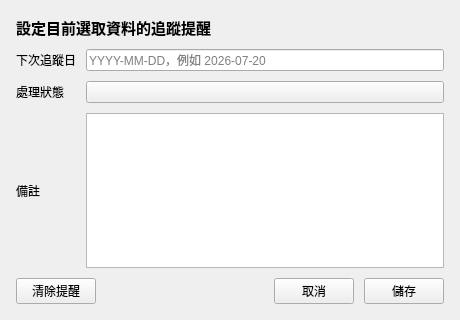
<?xml version="1.0" encoding="UTF-8"?>
<ui version="4.0">
 <class>followUpReminderDialogContent</class>
 <widget class="QWidget" name="followUpReminderDialogContent">
  <property name="geometry">
   <rect>
    <x>0</x>
    <y>0</y>
    <width>460</width>
    <height>320</height>
   </rect>
  </property>
  <property name="windowTitle">
   <string>追蹤提醒</string>
  </property>
  <property name="dialogSize" stdset="0">
   <size>
    <width>460</width>
    <height>320</height>
   </size>
  </property>
  <layout class="QVBoxLayout" name="followUpReminderLayout" stretch="0,1,0">
   <property name="spacing">
    <number>10</number>
   </property>
   <property name="leftMargin">
    <number>16</number>
   </property>
   <property name="topMargin">
    <number>16</number>
   </property>
   <property name="rightMargin">
    <number>16</number>
   </property>
   <property name="bottomMargin">
    <number>16</number>
   </property>
   <item>
    <widget class="QLabel" name="titleLabel">
     <property name="text">
      <string>設定目前選取資料的追蹤提醒</string>
     </property>
     <property name="wordWrap">
      <bool>true</bool>
     </property>
     <property name="styleSheet">
      <string>font-size: 15px; font-weight: 600;</string>
     </property>
    </widget>
   </item>
   <item>
    <layout class="QGridLayout" name="formLayout">
     <property name="horizontalSpacing">
      <number>10</number>
     </property>
     <property name="verticalSpacing">
      <number>10</number>
     </property>
     <property name="leftMargin">
      <number>0</number>
     </property>
     <property name="topMargin">
      <number>0</number>
     </property>
     <property name="rightMargin">
      <number>0</number>
     </property>
     <property name="bottomMargin">
      <number>0</number>
     </property>
     <item row="0" column="0">
      <widget class="QLabel" name="dueDateLabel">
       <property name="text">
        <string>下次追蹤日</string>
       </property>
      </widget>
     </item>
     <item row="0" column="1">
      <widget class="LineEdit" name="dueDateEdit">
       <property name="placeholderText">
        <string>YYYY-MM-DD，例如 2026-07-20</string>
       </property>
      </widget>
     </item>
     <item row="1" column="0">
      <widget class="QLabel" name="statusLabel">
       <property name="text">
        <string>處理狀態</string>
       </property>
      </widget>
     </item>
     <item row="1" column="1">
      <widget class="ComboBox" name="statusCombo" />
     </item>
     <item row="2" column="0">
      <widget class="QLabel" name="noteLabel">
       <property name="text">
        <string>備註</string>
       </property>
      </widget>
     </item>
     <item row="2" column="1">
      <widget class="PlainTextEdit" name="noteEdit" />
     </item>
    </layout>
   </item>
   <item>
    <layout class="QHBoxLayout" name="buttonRow" stretch="0,1,0,0">
     <property name="spacing">
      <number>10</number>
     </property>
     <property name="leftMargin">
      <number>0</number>
     </property>
     <property name="topMargin">
      <number>0</number>
     </property>
     <property name="rightMargin">
      <number>0</number>
     </property>
     <property name="bottomMargin">
      <number>0</number>
     </property>
     <item>
      <widget class="PushButton" name="clearReminderButton">
       <property name="text">
        <string>清除提醒</string>
       </property>
      </widget>
     </item>
     <item>
      <spacer name="buttonRowSpacer">
       <property name="orientation">
        <enum>Qt::Horizontal</enum>
       </property>
       <property name="sizeHint" stdset="0">
        <size>
         <width>0</width>
         <height>0</height>
        </size>
       </property>
      </spacer>
     </item>
     <item>
      <widget class="PushButton" name="cancelButton">
       <property name="text">
        <string>取消</string>
       </property>
      </widget>
     </item>
     <item>
      <widget class="PrimaryPushButton" name="saveButton">
       <property name="text">
        <string>儲存</string>
       </property>
      </widget>
     </item>
    </layout>
   </item>
  </layout>
 </widget>
 <customwidgets>
 <customwidget>
  <class>ComboBox</class>
  <extends>QPushButton</extends>
  <header>qfluentwidgets</header>
 </customwidget>
 <customwidget>
  <class>LineEdit</class>
  <extends>QLineEdit</extends>
  <header>qfluentwidgets</header>
 </customwidget>
 <customwidget>
  <class>PlainTextEdit</class>
  <extends>QPlainTextEdit</extends>
  <header>qfluentwidgets</header>
 </customwidget>
 <customwidget>
  <class>PrimaryPushButton</class>
  <extends>QPushButton</extends>
  <header>qfluentwidgets</header>
 </customwidget>
 <customwidget>
  <class>PushButton</class>
  <extends>QPushButton</extends>
  <header>qfluentwidgets</header>
 </customwidget>
 </customwidgets>
 <resources />
 <connections />
</ui>
